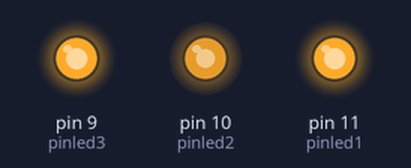
The sketch below on a simulated Arduino Uno, built with avr-gcc and run on an emulated ATmega328P. Shown: output pins drawn as LEDs (lit = HIGH).

Above: at 0.05 s.
At 1.7 s:
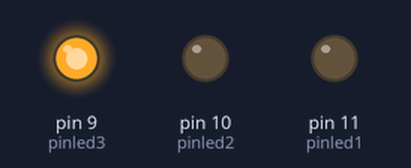
At 3.4 s:
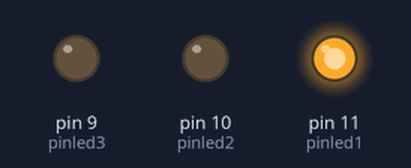
At 6.75 s:
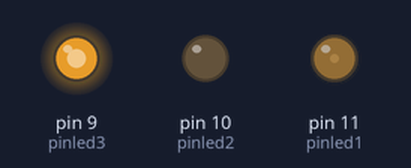
At 10.1 s:
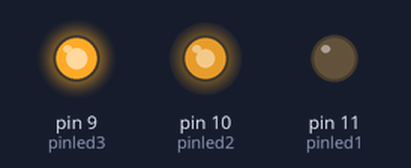
At 13.5 s:
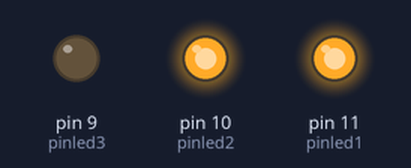
Timing chart, 0 to 17.6 s (numbered marks = the images above):
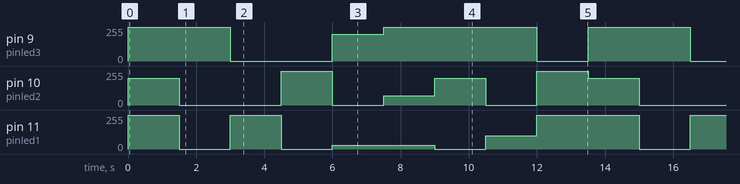

The sketch:

LED_RGB.ino
```cpp
const int pinled1=11;
const int pinled2=10;
const int pinled3=9;
char estado;
//#include<SoftwareSerial.h>
void setup()
{
  // put your setup code here, to run once:
  pinMode(pinled1,OUTPUT);
  pinMode(pinled2,OUTPUT);
  pinMode(pinled3,OUTPUT);
  Serial.begin(9600);
}

void loop()
{

  // put your main code here, to run repeatedly:
  //Verde Amarillo Y Rojo
  /*digitalWrite(pinled1,LOW);
  digitalWrite(pinled2,HIGH);
  delay(1000);
  digitalWrite(pinled1,HIGH);
  delay(1000);
  digitalWrite(pinled2,LOW);
  delay(1000);
  */
//COLORES
//BLANCO
 analogWrite(pinled1,255);//VERDE
 analogWrite(pinled2,200); //AZUL
 analogWrite(pinled3,255);//ROJO
 delay(1500);
 //ROJO
  analogWrite(pinled1,0);//VERDE
 analogWrite(pinled2,0); //AZUL
 analogWrite(pinled3,255);//ROJO
  delay(1500);
  //VERDE
  analogWrite(pinled1,255);//VERDE
 analogWrite(pinled2,0); //AZUL
 analogWrite(pinled3,0);//ROJO
delay(1500);
//Azul
 analogWrite(pinled1,0);//VERDE
 analogWrite(pinled2,255); //AZUL
 analogWrite(pinled3,0);//ROJO
delay(1500);
//Naranja
analogWrite(pinled1,30);//VERDE
 analogWrite(pinled2,0); //AZUL
 analogWrite(pinled3,200);//ROJO
delay(1500);
 //rosa
 analogWrite(pinled1,30);//VERDE
 analogWrite(pinled2,70); //AZUL
 analogWrite(pinled3,255);//ROJO
delay(1500);
//Purpura
analogWrite(pinled1,0);//VERDE
 analogWrite(pinled2,200); //AZUL
 analogWrite(pinled3,255);//ROJO
delay(1500);
//Amarillo
analogWrite(pinled1,100);//VERDE
 analogWrite(pinled2,0); //AZUL
 analogWrite(pinled3,255);//ROJO
delay(1500);
//cyan
analogWrite(pinled1,255);//VERDE
 analogWrite(pinled2,255); //AZUL
 analogWrite(pinled3,0);//ROJO
delay(1500);

}
```

Measured:
- by itself, pin 9 (pinled3): repeats every 13.5 s: 0/255 3.0 s, 200/255 1.5 s, 255/255 4.5 s, 0/255 1.5 s, 255/255 3.0 s
- by itself, pin 11 (pinled1): repeats every 13.5 s: 0/255 1.5 s, 255/255 1.5 s, 0/255 1.5 s, 30/255 3.0 s, 0/255 1.5 s, 100/255 1.5 s, 255/255 3.0 s
- by itself, pin 10 (pinled2): repeats every 13.5 s: 0/255 3.0 s, 255/255 1.5 s, 0/255 1.5 s, 70/255 1.5 s, 200/255 1.5 s, 0/255 1.5 s, 255/255 1.5 s, 200/255 1.5 s
